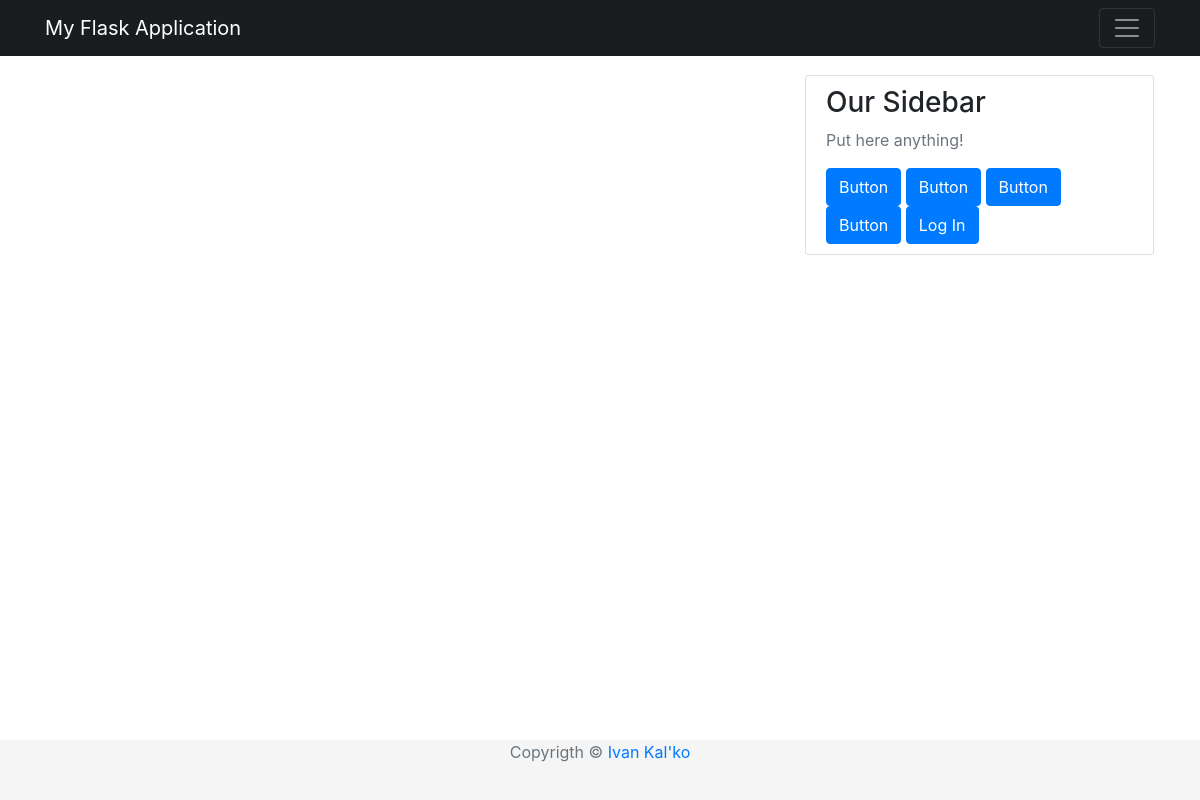
Page /home on the earlier database version.
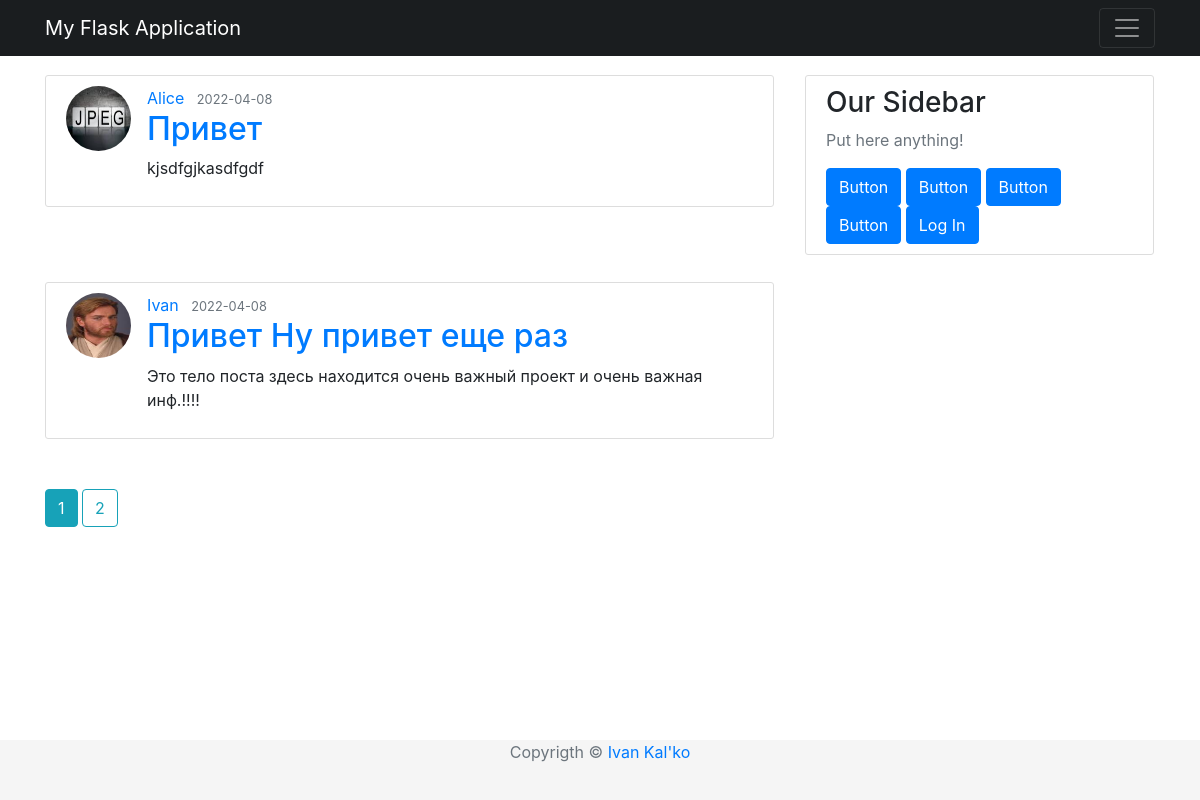
Same page on the later database version.
### app/models/post.py (models this page shows, shortened)
class Post(db.Model):
    __tablename__ = "posts"
    id = db.Column(db.Integer, primary_key=True)
    title = db.Column(db.String(100), nullable=False)
    timestamp = db.Column(db.DateTime, nullable=False, default=datetime.utcnow)
    content = db.Column(db.Text, nullable=False)
    user_id = db.Column(db.Integer, db.ForeignKey("users.id"), nullable=False)

### app/models/user.py (models this page shows, shortened)
class User(UserMixin, db.Model):
    __tablename__ = "users"
    id = db.Column(db.Integer, primary_key=True)
    username = db.Column(db.String(64), unique=True, nullable=False)
    password_hash = db.Column(db.String(128), nullable=False)
    email = db.Column(db.String(120), nullable=False, unique=True)
    image_file = db.Column(db.String(20), nullable=False, default="default.png")
    join_date = db.Column(db.DateTime, nullable=False, default=datetime.utcnow)
    posts = db.relationship('Post', backref='author', lazy=True)

### app/routes/post.py (the view)
@app.route("/")
@app.route("/home")
def home_page():
    page = request.args.get("page", 1, type = int)
    posts = Post.query.order_by(Post.timestamp.desc()).paginate(page=page, per_page=2)
    return render_template("homepage.html", title="Home Page", posts=posts)

### app/templates/homepage.html
{% extends "base.html" %}
{% block content %}
  {% for post in posts.items %}
    <article class="media content-section">
      <img class="rounded-circle article-img" src="{{ url_for('static', filename='images/profiles/' + post.author.image_file) }}">
      <div class="media-body">
        <div class="article-metadata">
          <a class="mr-2" href="{{ url_for('user_public', username=post.author.username )}}">{{ post.author.username }}</a>
          <small class="text-muted">{{ post.timestamp.strftime('%Y-%m-%d') }}</small>
        </div>
        <h2>
          <a class="crticle-title" href="{{url_for('post', id=post.id )}}">{{ post.title }}</a>
        </h2>
        <p class="article-content">{{ post.content }}</p>
      </div>
    </article>
  {% endfor %}
  {% for page_num in posts.iter_pages() %}
    {% if page_num %}
        {% if posts.page == page_num %}
            <a class="btn btn-info mb-4" href="{{ url_for('home_page', page=page_num )}}">{{ page_num }}</a>
        {% else %}
          <a class="btn btn-outline-info mb-4" href="{{ url_for('home_page', page=page_num )}}">{{ page_num }}</a>
        {% endif %}
    {% else %}
        ...
    {% endif %}
  {% endfor %}
{% endblock %}

### app/templates/base.html (shortened to what this page needs)
<!DOCTYPE html>
<html>
    <head>
        <link rel="stylesheet" type="text/css" href="{{ url_for('static', filename='css/base.css')}}"/>
        <link rel="stylesheet" href="https://maxcdn.bootstrapcdn.com/bootstrap/4.0.0/css/bootstrap.min.css">
    </head>
    <body>
        <header class="site-header">
            <nav class="navbar navbar-expend-md navbar-dark bg-steel fixed-top">
                <div class="container">
                    <a class="navbar-brand mr-4" href="/">My Flask Application</a>
                    <button class="navbar-toggler" type="button" data-toggle="collapse" data-target="#navbarToggle" aria-controls="navbarToggle" aria-expanded="false" aria-label="Toggle navigation">
                        <span class="navbar-toggler-icon"></span>
                    </button>
                </div>
            </nav>
        </header>
        <main role="main" class="container">
            <div class="row">
                <div class="col-md-8">
                    {% block content %}
                    {% endblock %}
                </div>
                <div class="col-md-4">
                    <div class="content-section">
                        <h3>Our Sidebar</h3>
                        <p class="text-muted">Put here anything!</p>
                        <div class="d-grid gap-2 d-md-block">
                            <button class="btn btn-primary" type="button">Button</button>
                            <button class="btn btn-primary" type="button">Button</button>
                            <button class="btn btn-primary" type="button">Button</button>
                            <button class="btn btn-primary" type="button">Button</button>
                            {% if current_user.is_authenticated %}
                            <a href="{{ url_for('post_new') }}"><button class="btn btn-primary" type="button">New Post</button><br></a>
                            {% else %}
                            <a href="{{ url_for('login') }}"><button class="btn btn-primary" type="button">Log In</button></a>
                            {% endif %}
                        </div>
                    </div>
                </div>
            </div>
        </main>
        <footer class="footer">
            <div class="container text-center">
                <span class="text-muted">Copyrigth &copy <a href="https://github.com/vano2149">Ivan Kal'ko</a></span>
            </div>
        </footer>
    </body>
</html>

### app/static/css/base.css (style rules this page uses)
body { background: #fafafa; color: #333333; margin-top: 5rem; }
h1, h2, h3, h4, h5, h6 { color : #444444; }
.bg-steel { background-color: #1a1d1f; }
.content-section { background: #ffffff; padding: 10px 20px; border: 1px solid #dddddd; border-radius: 3px; margin-right: 1px; margin-top: 75px; margin-bottom: 50px; }
.article-content { white-space: pre-line; }
.article-img { height: 65px; width: 65px; margin-right: 16px; }
.footer { position: absolute; bottom: 0; width: 100%; height: 60px; background-color: #f5f5f5; }
html * { -webkit-font-smoothing: antialiased; -moz-osx-font-smoothing: grayscale; }
button, input, optgroup, select, textarea { margin: 0; font-family: inherit; font-size: inherit; line-height: inherit; }
.row { --bs-gutter-x: 1.5rem; --bs-gutter-y: 0; display: flex; flex-wrap: wrap; margin-top: calc(var(--bs-gutter-y) * -1); margin-right: calc(var(--bs-gutter-x) / -2); margin-left: calc(var(--bs-gutter-x) / -2); }
body { color: #67748e; font-weight: 400; line-height: 1.6; background-color: #fff; }
body { margin: 0; font-family: var(--bs-font-sans-serif); font-size: 1rem; line-height: 1.5; -webkit-text-size-adjust: 100%; -webkit-tap-highlight-color: rgba(0,0,0,0); }
:root { --bs-blue: #63b3ed; --bs-indigo: #596cff; --bs-purple: #6f42c1; --bs-pink: #d63384; --bs-red: #f56565; --bs-orange: #fd7e14; --bs-yellow: #fbd38d; --bs-green: #81e6d9; --bs-teal: #20c997; --bs-cyan: #0dcaf0; --bs-gray: #6c757d; --bs-gray-dark: #343a40; --bs-primary: #cb0c9f; --bs-secondary: #8392ab; --bs-success: #82d616; --bs-info: #17c1e8; --bs-warning: #f53939; --bs-danger: #ea0606; --bs-light: #e9ecef; --bs-dark: #252f40; --bs-white: #fff; --bs-font-sans-serif: Open Sans; --bs-font-monospace: SFMono-Regular,Menlo,Monaco,Consolas,"Liberation Mono","Courier New",monospace; --bs-gradient: linear-gradient(180deg,hsla(0,0%,100%,.15),hsla(0,0%,100%,0)); }

Differences in the rows shown:
added Post: image_file (picture), author.username "Alice", timestamp "2022-04-08", title "Привет", content "kjsdfgjkasdfgdf"
added Post: image_file (picture), author.username "Ivan", timestamp "2022-04-08", title "Привет Ну привет еще раз", content "Это тело поста здесь находится очень важный проект и очень важная инф.!!!!"
Other differences:
new list line: "1"
new list line: "2"
